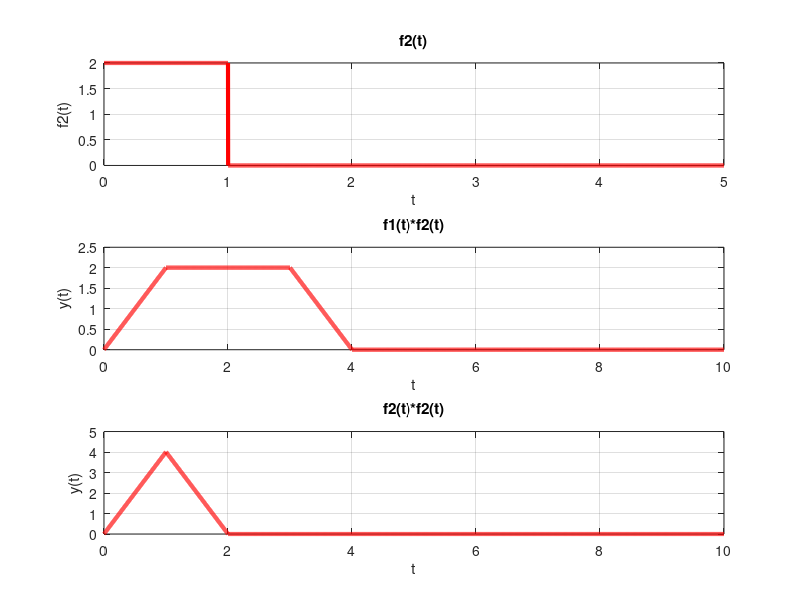

Source code (MATLAB):
t=0:0.001:5;
f1=(t<=3);
f2=2*(t<=1);
figure;
subplot(3, 1, 1);
plot(t,f2,'r','Linewidth',3);grid;xlabel('t')
ylabel('f2(t)')
title('f2(t)')
y1=conv(f1,f2);
y2=conv(f2,f2);
t=0:0.001:10;
subplot(3, 1, 2);
plot(t,y1*0.001,'r','Linewidth',3);grid;xlabel('t')
ylabel('y(t)')
title('f1(t)*f2(t)')
subplot(3, 1, 3);
plot(t,y2*0.001,'r','Linewidth',3);grid;xlabel('t')
ylabel('y(t)')
title('f2(t)*f2(t)')
